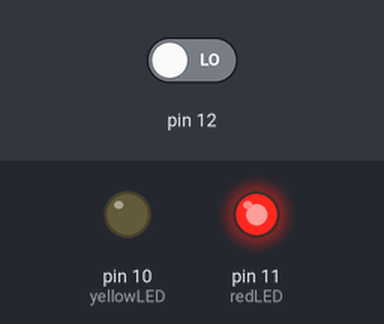
This sketch was run on a simulated Arduino Uno, built with avr-gcc and run on an emulated ATmega328P. Shown: output pins drawn as LEDs (lit = HIGH). The inputs (shaded band) are chosen by the test bench; at power-on: pin 12 LOW.

Above: at 1.2 s.
1.3 s: pin 12 driven HIGH
At 1.8 s:
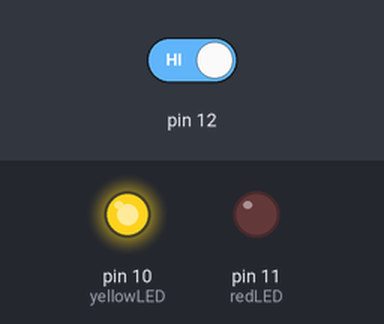
Timing chart, 0 to 4.3 s (numbered marks = the images above; inputs shaded):
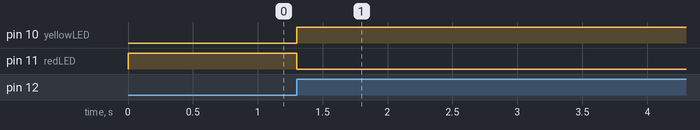

The sketch:

P_A2.ino
```cpp
#define pushButton 12
#define redLED 11
#define yellowLED 10

int redFlag = 1;
int yellowFlag = 0;

void setup() {
  // put your setup code here, to run once:
  pinMode(yellowLED,OUTPUT);
  pinMode(redLED,OUTPUT);
  digitalWrite(redLED, HIGH);
}

void loop() {
  while(digitalRead(12));
  while(!digitalRead(12));

  if(redFlag){
    redFlag = 0;
    yellowFlag = 1;
  }
  else{
    redFlag = 1;
    yellowFlag = 0;
  }
  digitalWrite(redLED, redFlag);
  digitalWrite(yellowLED, yellowFlag);
}
```

Measured:
- after the input at 1.3 s, pin 10 (yellowLED): LOW → HIGH at once; pin 11 (redLED): HIGH → LOW at once
